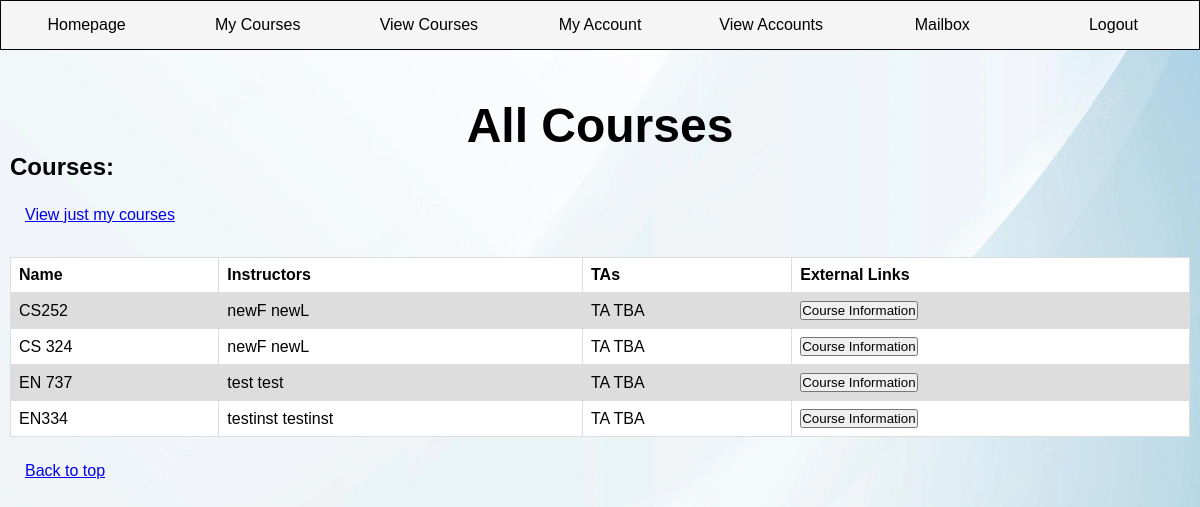
Page /viewAllCourses/ (signed in) on the committed database.
### SchedulingAPP/models.py (models this page shows, shortened)
class Course(models.Model):
    course_name = models.CharField(max_length=20)
    instructor = models.ForeignKey(User, on_delete=models.CASCADE)
    semester = models.CharField(max_length=10, choices=Semester.choices, default=Semester.fall)
    days = models.CharField(max_length=23, choices=WeekDay.choices, default=WeekDay.Monday)
    time_start = models.CharField(max_length=5)
    time_end = models.CharField(max_length=5)
    location = models.CharField(max_length=25)

class User(models.Model):
    username = models.CharField(max_length=25)
    password = models.CharField(max_length=25)
    role = models.CharField(max_length=10, choices=Role.choices, default=Role.ta)
    email = models.CharField(max_length=40)
    first_name = models.CharField(max_length=25)
    last_name = models.CharField(max_length=25)
    def __str__(self):
        return "%s %s" % (self.first_name, self.last_name)

### SchedulingAPP/views.py (the view, shortened to what this page needs)
# urls.py: path('viewAllCourses/', ViewAllCourses.as_view()),
class ViewAllCourses(View):
    def get(self, request):
        my_user = UserClass.get_user(request.session["session_username"])
        return render(request, "viewAllCourses.html", {"role": UserClass.get_role(my_user),
                                                       "all_courses": CourseClass.get_all_courses()})

### classes/CourseClass.py (called while the page is built)
def get_all_courses():
    return Course.objects.all()

### classes/UserClass.py (called while the page is built)
def get_user(username):
    return User.objects.get(username=username)

def get_role(user):
    return user.role

### templates/viewAllCourses.html (shortened to what this page needs)
<!DOCTYPE html>
<html lang="en">
<head>
{% load static %}
    <link rel="stylesheet" href="{% static 'viewContent.css' %}">
</head>
<body>
    <nav>
        <ul class="navlinks">
              <li>
                {% if role == "Supervisor" %}
                <a href="/supervisorHomepage/">Homepage</a>
                {%  elif role == "Instructor" %}
                <a href="/instructorHomepage">Homepage</a>
                {% elif role == "TA" %}
                <a href="/TAHomepage">Homepage</a>
                {% endif %}
            </li>
            <li><a href="/viewCourses/">My Courses</a></li>
            <li><a href="/viewAllCourses/">View Courses</a></li>
            <li><a href="/MyAccount/">My Account</a></li>
            <li><a href="/viewAccounts/">View Accounts</a></li>
            <li><a href="/notification/">Mailbox</a></li>
            <li><a href="/">Logout</a></li>
        </ul>
    </nav>
    <div class="content">
    <h1>All Courses</h1>
<form>
    <h2>Courses:</h2>
    <div class="linkbox">
        <a href = "/viewCourses/">View just my courses</a>
    </div>
    <br>
    <table>
        <tr>
            <th>Name</th>
            <th>Instructors</th>
            <th>TAs</th>
            <th>External Links</th>
        </tr>
        {% for x in all_courses %}
            <tr>
                <td>
                    {{ x.course_name}}
                </td>
                <td>
                    {{ x.instructor }}
                </td>
                <td>
                    TA TBA
                </td>
                <td>
                    <form action = "/viewAllCourses/" method="post">
                        <button name="coursesub" value="{{ x.course_name }}" type="submit">Course Information</button>
                    </form>
                </td>
            </tr>
        {% endfor %}
    </table>
    </form>
    <div class="linkbox">
    <a href = "#top">Back to top</a>
</div>
</div>
</body>
</html>

### static/viewContent.css (style rules this page uses)
* { margin: 0; padding: 0; font-family: 'arial', sans-serif }
.content { margin:10px; }
nav ul { display: flex; flex-direction: row; align-items:stretch; padding: 0; text-align: left; list-style: none; margin: 0px; }
nav ul li { flex: 1; }
nav { margin: 0px; border: 1px solid black; }
nav ul li a { display: block; background-color: whitesmoke; color: black; text-decoration: none; text-align: center; padding: 15px 0 15px 0; font-size: 1em; }
h1 { margin-top: 1em; }
body { background-image:url("background.png"); font-family: arial, sans-serif; background-size: cover; background-attachment: fixed; }
table { font-family: arial, sans-serif; border-collapse: collapse; width: 100%; background-color: white; }
td, th { border: 1px solid #dddddd; text-align: left; padding: 8px; }
tr:nth-child(even) { background-color: #dddddd; }
h1 { font-size:xxx-large; text-align: center; }
.linkbox { padding:15px; width:fit-content; margin-top: 10px; }

### rows in the picture
Course: course_name "CS252", instructor "newF newL"
Course: course_name "CS 324", instructor "newF newL"
Course: course_name "EN 737", instructor "test test"
Course: course_name "EN334", instructor "testinst testinst"
